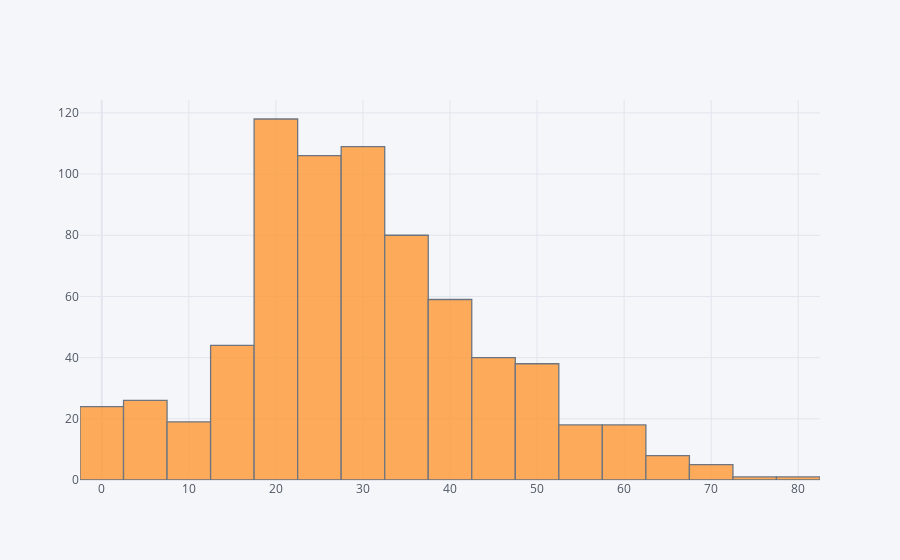

The notebook cell this image was saved under:
### Markdown cell above
Age distribution visualisation, clearly shows skew towards younger passengers.

If more details of age group is to be seen, we can use cufflinks.

### Code cell
cf.go_offline()
df_train['Age'].iplot(kind='hist',bins=35)

### Figure 1 — Plotly figure (JSON) as saved in the notebook; plotly's stock layout.template omitted (floating-point values rounded to 4 significant figures; data arrays with more than 128 entries replaced by an {"elided": "..."} marker saying what was removed)
{"data": [{"histfunc": "count", "histnorm": "", "marker": {"color": "rgba(255, 153, 51, 1.0)", "line": {"color": "#4D5663", "width": 1.3}}, "name": "Age", "nbinsx": 35, "opacity": 0.8, "orientation": "v", "type": "histogram", "x": {"elided": "891 float values"}}], "layout": {"barmode": "overlay", "legend": {"bgcolor": "#F5F6F9", "font": {"color": "#4D5663"}}, "paper_bgcolor": "#F5F6F9", "plot_bgcolor": "#F5F6F9", "title": {"font": {"color": "#4D5663"}}, "xaxis": {"gridcolor": "#E1E5ED", "showgrid": true, "tickfont": {"color": "#4D5663"}, "title": {"font": {"color": "#4D5663"}, "text": ""}, "zerolinecolor": "#E1E5ED"}, "yaxis": {"gridcolor": "#E1E5ED", "showgrid": true, "tickfont": {"color": "#4D5663"}, "title": {"font": {"color": "#4D5663"}, "text": ""}, "zerolinecolor": "#E1E5ED"}}}
